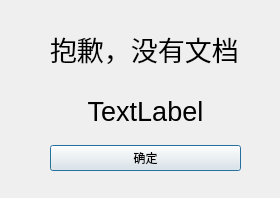
<?xml version="1.0" encoding="UTF-8"?>
<ui version="4.0">
 <class>Dialog</class>
 <widget class="QDialog" name="Dialog">
  <property name="geometry">
   <rect>
    <x>0</x>
    <y>0</y>
    <width>280</width>
    <height>198</height>
   </rect>
  </property>
  <property name="windowTitle">
   <string>关于</string>
  </property>
  <widget class="QWidget" name="">
   <property name="geometry">
    <rect>
     <x>50</x>
     <y>20</y>
     <width>191</width>
     <height>151</height>
    </rect>
   </property>
   <layout class="QVBoxLayout" name="verticalLayout">
    <item>
     <widget class="QLabel" name="label_2">
      <property name="font">
       <font>
        <pointsize>20</pointsize>
       </font>
      </property>
      <property name="text">
       <string>抱歉，没有文档</string>
      </property>
     </widget>
    </item>
    <item>
     <widget class="QLabel" name="label">
      <property name="font">
       <font>
        <pointsize>20</pointsize>
       </font>
      </property>
      <property name="text">
       <string>TextLabel</string>
      </property>
      <property name="alignment">
       <set>Qt::AlignCenter</set>
      </property>
     </widget>
    </item>
    <item>
     <widget class="QPushButton" name="pushButton">
      <property name="text">
       <string>确定</string>
      </property>
     </widget>
    </item>
   </layout>
  </widget>
 </widget>
 <resources/>
 <connections/>
</ui>
